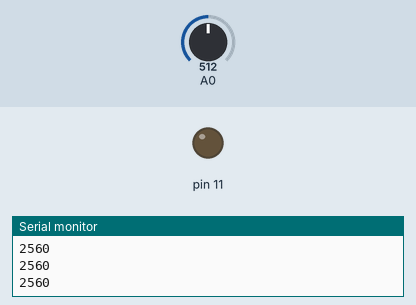
The sketch below on a simulated Arduino Uno, built with avr-gcc and run on an emulated ATmega328P. On the bench: output pins drawn as LEDs (lit = HIGH), the last lines printed to the serial monitor. The inputs (shaded band) are chosen by the test bench; at power-on: A0 = 512.

Above: at 1.2 s.
1.3 s: A0 set to 716
At 1.8 s:
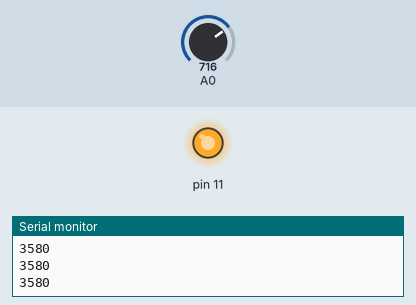
2.8 s: A0 set to 724
At 3.2 s:
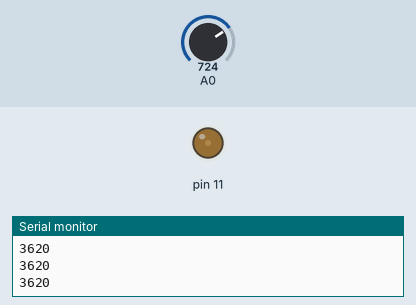
4.3 s: A0 set to 900
At 5.5 s:
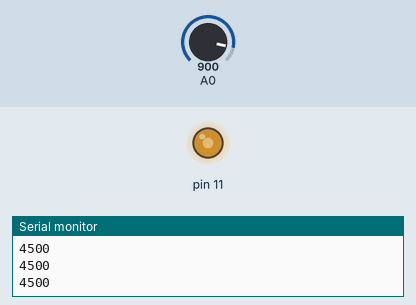
5.8 s: A0 set to 122
At 7.0 s:
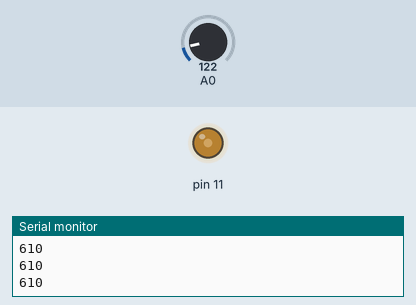
Timing chart, 0 to 8.3 s (numbered marks = the images above; inputs shaded):
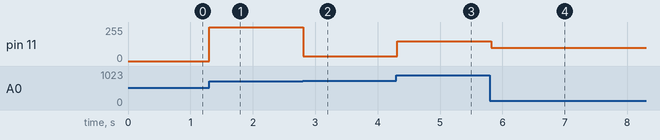

Measured:
- the behaviour switches between 716 and 717 on A0 (found by bisection; images 1 and 2)
- after the input at 1.3 s, pin 11: 0/255 → 252/255 at once
- after the input at 2.8 s, pin 11: 252/255 → 36/255 at once
- after the input at 4.3 s, pin 11: 36/255 → 148/255 at once
- after the input at 5.8 s, pin 11: 148/255 → 98/255 at once

The sketch:

brightness_customization_using_potentiometer.ino
```cpp
void setup() {
  // put your setup code here, to run once:
  pinMode(11,OUTPUT);
  Serial.begin(9600);
}

void loop() {
  // put your main code here, to run repeatedly:
  int val = analogRead(A0);
  val *= 5;
  if (val > 5E3) val = 5E3;
  analogWrite(11,val);
  Serial.println(val);
  delay(100);
}
```
